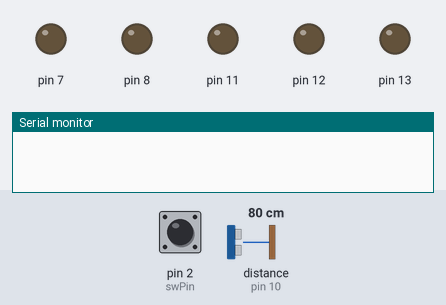
Bench run of a sketch on a simulated Arduino Uno, built with avr-gcc and run on an emulated ATmega328P. Shown: output pins drawn as LEDs (lit = HIGH), the last lines printed to the serial monitor. Wiring (inferred from the names in the program): ultrasonic range finder: trigger pin 9; echo pin 10. Inputs (shaded band) come from the test bench; at power-on: distance to the obstacle (sensor on pin 10) 80 cm, pin 2 (swPin) HIGH. The echo pulse lasts 58.3 µs per cm; pins used as bus, display or sensor lines are not drawn. At 1.7 s the program stops and its outputs stay as they are.

Above: at 1.2 s.
1.3 s: distance to the obstacle (sensor on pin 10) set to 2 cm
At 2.7 s:
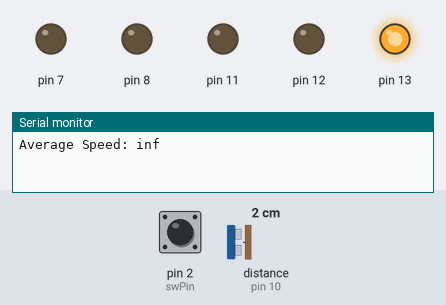
Timing chart, 0 to 3.2 s (numbered marks = the images above; inputs shaded):
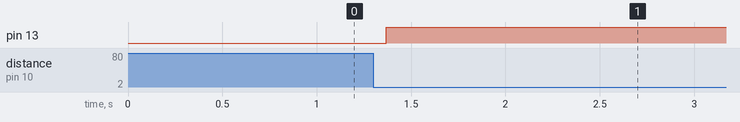

Measured:
- after the input at 1.3 s, pin 13: LOW → HIGH after 0.07 s

The sketch:

provethatimfasterthanjacob_ino_copy_20250202193437.ino
```cpp
// declare constants for ultrasonic sensor

const int trigPin = 9;
const int echoPin = 10;
const int swPin = 2;

const int dist = 13;
const int buttonPin = 2;
float duration, distance;

// declare time for s = d/t
float time = 0;

// declare a state for if the button has been pressed or not
bool timestate = false;

// declare speed for printing to outputs
int speed;


void setup() {

  // adding neccesary pinmodes
  pinMode(trigPin, OUTPUT);
  pinMode(echoPin, INPUT);
  pinMode(swPin, INPUT_PULLUP);
  pinMode(13, OUTPUT);
  pinMode(12, OUTPUT);
  pinMode(11, OUTPUT);
  pinMode(8, OUTPUT);
  pinMode(7, OUTPUT);

  // start baud rate to 9600
  Serial.begin(9600);
}

void loop() {

  // send out a wave with a length of 12 microseconds
  digitalWrite(trigPin, LOW);
  delayMicroseconds(2);
  digitalWrite(trigPin, HIGH);
  delayMicroseconds(10);
  digitalWrite(trigPin, LOW);

  // read whether the button has been pressed or not
  int buttonState = digitalRead(buttonPin);

  // calculate distance from ultrasonic sensor
  duration = pulseIn(echoPin, HIGH);
  distance = (duration*.0343)/2;

  // start timer if button has been pressed
  if (buttonState == LOW) {
    timestate = true;
  }
  if (timestate == true){
    time = time + 0.1;
  }

  // printing speed if hand is close to ultrasonic sensor
  if (distance < 15) {
    // preform speed = distance / time calculation and convert to mph by multiplying by 2.237
    float speed = (dist / time) * 2.237;

    // print speed to serial monitor
    Serial.print("Average Speed: ");
    Serial.print(speed);

    // give output so serial monitor is not required (on a scale from 1 - 7.5 with 5 ticks, 0 - 1.5, 1.5 - 3, 3 - 4.5, 4.5 - 6, and 6 - infinity)
    if (speed < 1.5){
      digitalWrite(7, HIGH);
    }
    if (1.5 < speed) {
      if (speed < 3) {
        digitalWrite(8, HIGH);
      }
    }
    if (3 < speed) {
      if (speed < 4.5) {
        digitalWrite(11, HIGH);
      }
    }
    if (4.5 < speed) {
      if (speed < 6){
        digitalWrite(12, HIGH);
      }
    }
    if (speed > 7.5) {
      digitalWrite(13, HIGH);
    }

    // pause code until button is pressed again
    while (true){
      if (buttonState == LOW) {
        break;
      }
    }
  }
  // delay for timer(you need to keep it at 100 milliseconds or else timer will be messed up)
  delay(100);
}
```
